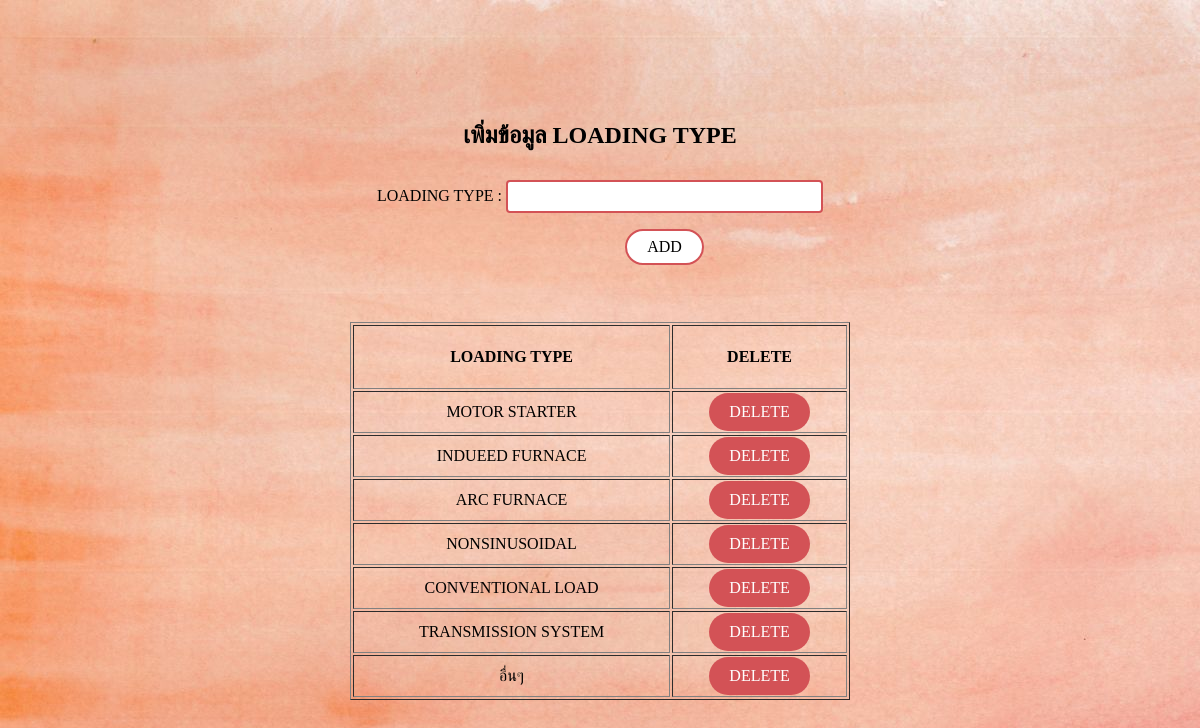
Screenshot of /project/addLoadingtype.php with the database file from the repository.
### tables this page shows
CREATE TABLE `loadingtype` (
  `idloadingtype` int(11) NOT NULL,
  `loadingtypename` varchar(45) NOT NULL
);

### project/addLoadingtype.php (the view, shortened to what this page needs)
<?php require_once('Connections/dbconnect.php'); ?>
<?php
$editFormAction = $_SERVER['PHP_SELF'];
if (isset($_SERVER['QUERY_STRING'])) {
  $editFormAction .= "?" . htmlentities($_SERVER['QUERY_STRING']);
}
$query_Recordset1 = "SELECT * FROM loadingtype";
$Recordset1 = mysql_query($query_Recordset1, $dbconnect) or die(mysql_error());
$row_Recordset1 = mysql_fetch_assoc($Recordset1);
?>
<!DOCTYPE html PUBLIC "-//W3C//DTD XHTML 1.0 Transitional//EN" "http://www.w3.org/TR/xhtml1/DTD/xhtml1-transitional.dtd">
<html xmlns="http://www.w3.org/1999/xhtml">
<head>
</head>
<body>
<p>&nbsp;</p>
<p>&nbsp;</p>
<p>&nbsp;</p>
<form action="<?php echo $editFormAction; ?>" method="post" name="form1" id="form1" onsubmit="Javascript:return fncSubmit();">
  <h2 align="center">เพิ่มข้อมูล LOADING TYPE</h2>
  <table align="center">
    <tr valign="baseline">
      <td nowrap="nowrap" align="right">LOADING TYPE : </td>
      <td><input type="text" name="loadingtypename" value="" size="32" /></td>
    </tr>
    <tr valign="baseline">
      <td nowrap="nowrap" align="right"><div align="center"></div></td>
      <td><div align="center">
        <input type="submit" class="button button5" value="ADD" />
      </div></td>
    </tr>
  </table>
  <p>&nbsp;</p>
  <div align="center">
    <table width="500" border="1">
      <tr>
        <td><div align="center">
          <h4>LOADING TYPE</h4>
        </div></td>
        <td><div align="center">
          <h4>DELETE</h4>
        </div></td>
      </tr>
      <?php do { ?>
        <tr>
          <td><div align="center" id="loadingtypename"><?php echo $row_Recordset1['loadingtypename']; ?></div></td>
          <td><div align="center"><a href="delete.php?loadingtypename=<?php echo $row_Recordset1['loadingtypename']; ?>" onClick="return chkdel();">DELETE</a></div></td>
        </tr>
        <?php } while ($row_Recordset1 = mysql_fetch_assoc($Recordset1)); ?>
    </table>
  </div>
</form>
<p>&nbsp;</p>
</body>
</html>

### project/addLoadingtype.php (style rules this page uses)
body { background-color: #f4c7bd; background-image: url(img/bg3.jpg); background-attachment: fixed; }
body,td,th { font-family: "Comic Sans MS", cursive; }
a:link, a:visited { background-color: #d35256; color: white; padding: 10px 20px; text-align: center; text-decoration: none; display: inline-block; border-radius: 20px; }
.button { background-color: #d35256; border: none; color: white; padding: 7px 20px; text-align: center; text-decoration: none; display: inline-block; font-size: 16px; font-family: "Comic Sans MS", cursive; margin: 4px 2px; -webkit-transition-duration: 0.4s; transition-duration: 0.4s; cursor: pointer; }
.button5 { background-color: white; color: black; border: 2px solid #d35256; border-radius: 20px; }
input[type=text] { padding: 7px 20px; margin: 8px 0; box-sizing: border-box; border: 2px solid #d35256; border-radius: 4px; }

### rows the page displays
loadingtype: loadingtypename "MOTOR STARTER"
loadingtype: loadingtypename "INDUEED FURNACE"
loadingtype: loadingtypename "ARC FURNACE"
loadingtype: loadingtypename "NONSINUSOIDAL"
loadingtype: loadingtypename "CONVENTIONAL LOAD"
loadingtype: loadingtypename "TRANSMISSION SYSTEM"
loadingtype: loadingtypename "อื่นๆ"
